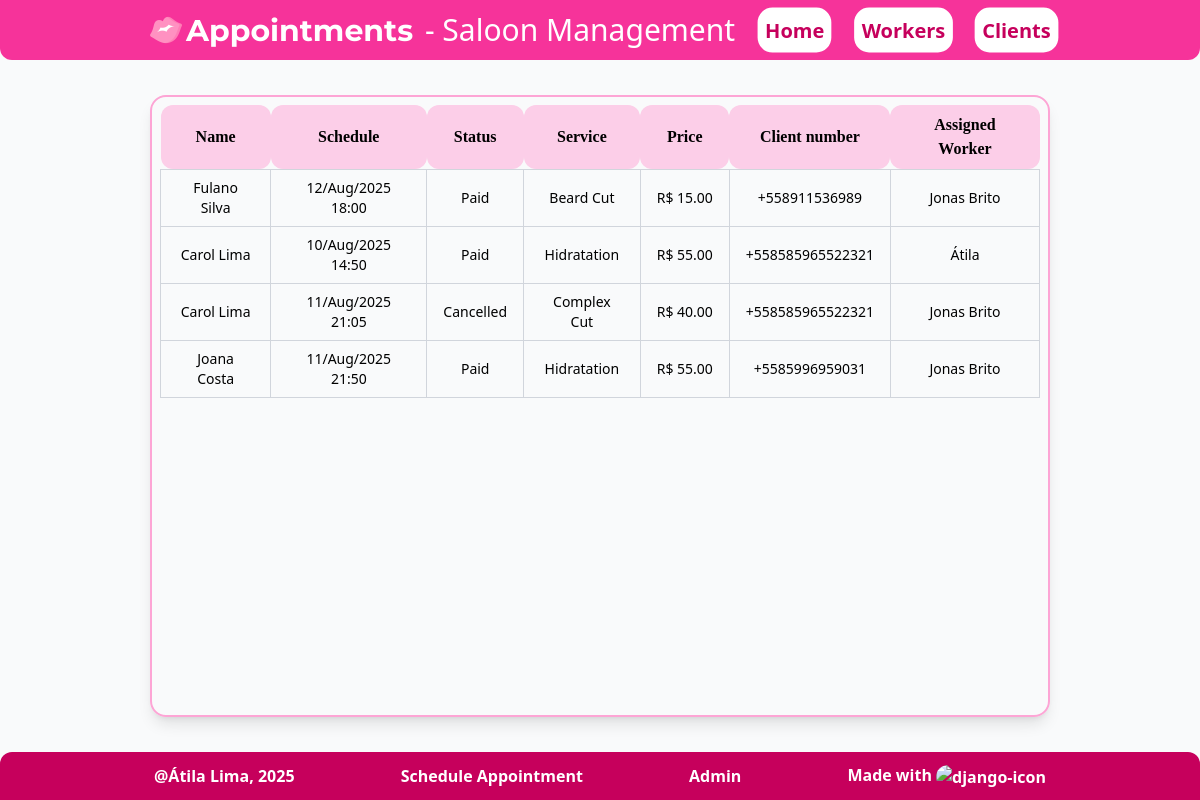
/appointments, run on an earlier commit of the app's database.
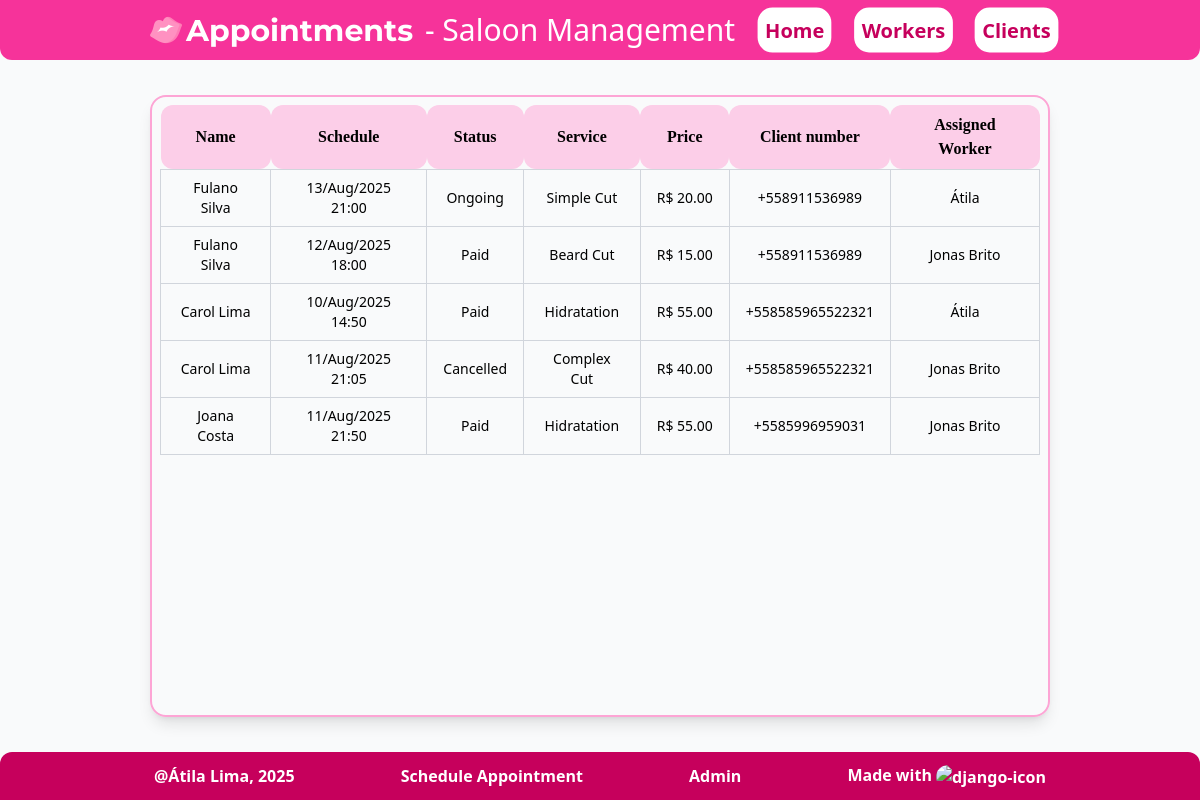
And on a later commit of the database.
### saloon/models.py (models this page shows, shortened)
class baseModel(models.Model):
    id = models.AutoField(primary_key=True)
    date_created = models.DateTimeField(auto_now_add=True, editable=False)
    class Meta:
        abstract = True

class Appointment(baseModel):
    class appointmentStatus(models.TextChoices):
        ONGOING = 'O', 'Ongoing'
        FINISHED = 'F', 'Finished'
        PAID = 'P', 'Paid'
        CANCELLED = 'C', 'Cancelled'
    status = models.CharField(choices=appointmentStatus.choices, default=appointmentStatus.ONGOING, null=False, blank=False)
    date_scheduled = models.DateTimeField(null=False, blank=False)
    client = models.ForeignKey(Client, null=True, on_delete=models.SET_NULL)
    worker = models.ForeignKey(Worker, null=True, on_delete=models.SET_NULL)
    service = models.ForeignKey(Service, null=True, on_delete=models.SET_NULL)

class Person(baseModel):
    name = models.CharField(max_length=255, null=False, blank=False)
    CPF = models.CharField(max_length=14, null=False, blank=False, unique=True)          # all digits
    class Meta:
        abstract = True

class Client(Person):
    phone_number = models.CharField(max_length=21, null=False, blank=False, unique=True)

class Service(baseModel):
    class serviceType(models.TextChoices):
        HAIR = 'H', 'Hair'
        LASH_STYLING = 'L', 'Lash Styling and Design'
    name = models.CharField(max_length=50, null=False, blank=False)
    price = models.DecimalField(decimal_places=2, max_digits=5, null=False, blank=False)
    type = models.CharField(choices=serviceType.choices, default=serviceType.HAIR, null=False, blank=False)

class Worker(Person):
    active = models.BooleanField(default=True, null=False, blank=False)
    image = models.ImageField(default="placeholder.jpg", null=True, blank=True, upload_to="worker-photos/", editable=True)

### saloon/views/renderers.py (the view)
# urls.py: path('appointments', renderers.DYNAMIC_RENDER, name='appointments'),
def DYNAMIC_RENDER(request):
    title: str = None
    for modelName in dataQuerys.MODEL_CHOICES:
        if modelName in request.path.lower():
            title: str = modelName
            break;
    if not title:
        raise Http404('The model for the view was not found.')
    return render(request, f'pages/{title}.html',
                    context={
                        'childRender': True,
                        'title': title.capitalize(),
                        str(title): dataQuerys.load_data_range(title, range=0)
                    }
            )

### saloon/views/querys/dataQuerys.py (called while the page is built)
def load_data_range(modelOption: str, range: int = 15, offset: int = 0) -> list[Model]:
    model: Model = MODEL_CHOICES.get(modelOption.lower(), None)
    if not model: raise KeyError(f"The modelOption '{modelOption}' inserted does not exist.")
    match(modelOption):
        case "workers":
            return model.objects.annotate(
                ongoing_schedules=Count('appointment', filter=Q(appointment__status='ONGOING')),
                finished_schedules=Count('appointment', filter=Q(appointment__status='FINISHED'))
            )
        case _:
            pass
    if range == 0:
        results = model.objects.order_by("-id").all()
    else:
        limit: int = range + offset
        results = model.objects.order_by("-id").all()[offset:limit]
    return results

### saloon/templates/pages/appointments.html (shortened to what this page needs)
{% extends "common/base.html" %}
{% block content %}
    {% include "components/appointments-view.html" %}
{% endblock content %}

### saloon/templates/components/appointments-view.html (shortened to what this page needs)
<div class="appointments-view view">
    <table>
        <thead>
            <tr class="bg-pink-200">
                <th>Name</th>
                <th>Schedule</th>
                <th>Status</th>
                <th>Service</th>
                <th>Price</th>
                {% if title != 'Home' %}
                    <th>Client number</th>
                    <th>Assigned Worker</th>
                {% endif %}
            </tr>
        </thead>
        <tbody>
            {% for item in appointments %}
                <tr class="hover:bg-gray-50">
                    <td>{{ item.client.name }}</td>
                    <td>
                        {% if title == 'Home' %}
                            {{ item.date_scheduled|time:"H:i" }}
                        {% else %}
                            {{ item.date_scheduled|date:"d/M/Y H:i" }}
                        {% endif %}
                    </td>
                    <td>{{ item.get_status_display }}</td>
                    <td>{{ item.service.name }}</td>
                    <td class="whitespace-nowrap text-nowrap">R$ {{ item.service.price }}</td>
                    {% if title != 'Home' %}
                        <td>{{ item.client.phone_number|default:"Not registered" }}</td>
                        <td>{{ item.worker.name }}</td>
                    {% endif %}
                </tr>
            {% endfor %}
        </tbody>
    </table>
</div>

What changed in the data, as far as the page shows it:
added Appointment: client.name "Fulano Silva", date_scheduled "13/Aug/2025 21:00", status "Ongoing", service.name "Simple Cut", service.price "20.00", client.phone_number "+558911536989", worker.name "Átila"
